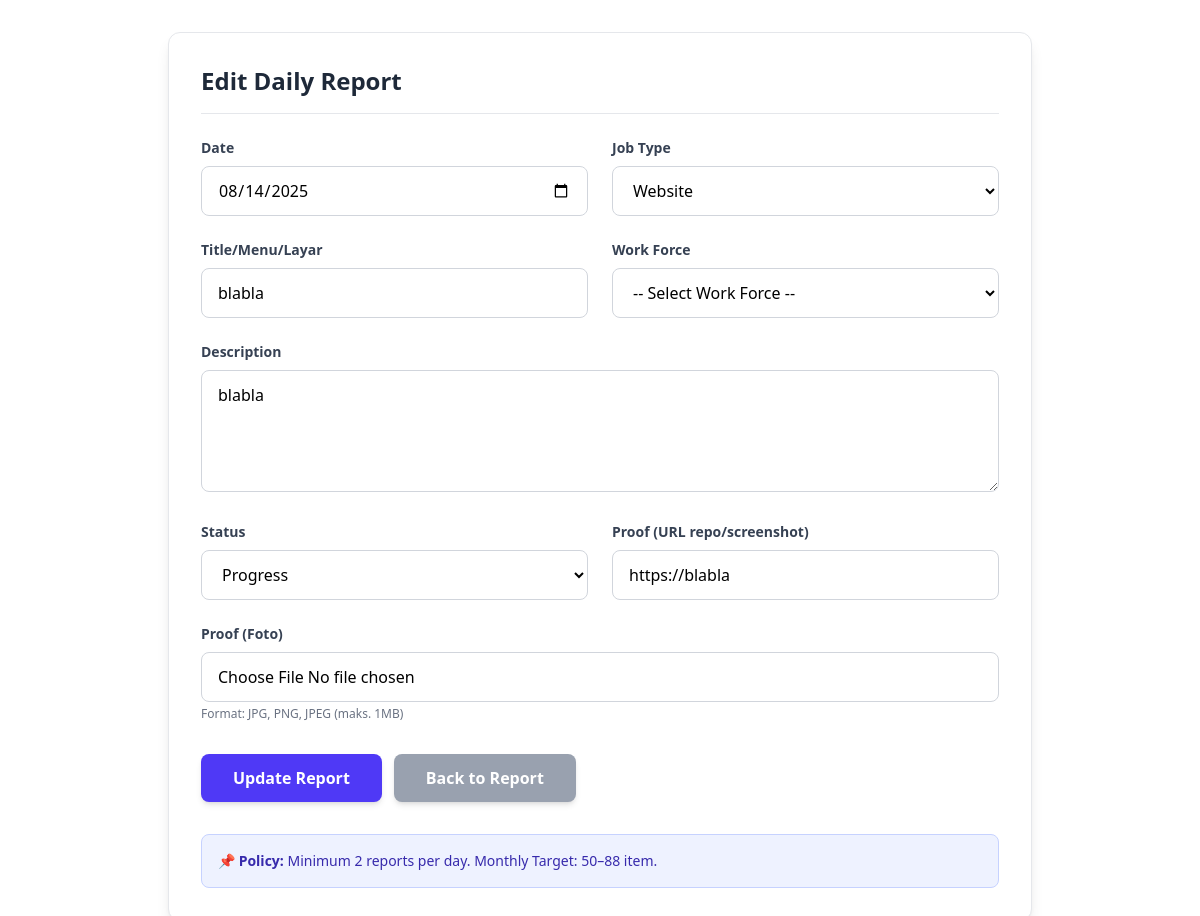
/edit_report.php?id=1 (signed in), run on the app's committed database.
### tables this page shows
CREATE TABLE `production_reports` (
  `report_id` int(11) NOT NULL,
  `user_id` int(11) NOT NULL,
  `report_date` date NOT NULL,
  `job_type` enum('Program','Website','Mobile Apps','Training Materi','Mengajar','QA/Testing','UI/UX','DevOps','Dokumentasi') NOT NULL,
  `title` varchar(255) NOT NULL,
  `description` text DEFAULT NULL,
  `status` enum('Progress','Selesai') DEFAULT 'Progress',
  `proof_link` varchar(255) DEFAULT NULL,
  `created_at` timestamp NOT NULL DEFAULT current_timestamp(),
  `proof_image` varchar(255) DEFAULT NULL,
  `workforce_id` int(11) DEFAULT NULL
);

CREATE TABLE `job_type` (
  `job_type_id` int(11) NOT NULL,
  `name` varchar(100) NOT NULL,
  `created_at` timestamp NOT NULL DEFAULT current_timestamp(),
  `updated_at` timestamp NOT NULL DEFAULT current_timestamp() ON UPDATE current_timestamp()
);

### public/edit_report.php (the view, shortened to what this page needs)
<?php
require_once __DIR__ . '/../lib/db.php';
$user_id = $_SESSION['user']['user_id'];
$report_id = $_GET['id'] ?? null;
$stmt = $pdo->prepare("SELECT pr.*, wf.workforce_name
                       FROM production_reports pr
                       LEFT JOIN work_force wf ON wf.workforce_id = pr.workforce_id
                       WHERE pr.report_id = ? AND pr.user_id = ?");
$stmt->execute([$report_id, $user_id]);
$report = $stmt->fetch();
$job_types_stmt = $pdo->query("SELECT job_type_id, name FROM job_type ORDER BY name");
$job_types = $job_types_stmt->fetchAll();
?>
<!DOCTYPE html>
<html lang="en">
<head>
    <link rel="stylesheet" href="css/output.css">
</head>
<body>
    <div class="max-w-4xl mx-auto px-4 py-8">
        <div class="bg-white rounded-xl shadow-lg overflow-hidden border border-gray-200">
            <div class="p-6 md:p-8">
                <h1 class="text-2xl font-bold text-gray-800 mb-6 border-b pb-4 border-gray-200">
                    Edit Daily Report
                </h1>
                <form action="update_report.php" method="POST" enctype="multipart/form-data" class="space-y-6">
                    <div class="grid grid-cols-1 md:grid-cols-2 gap-6">
                        <div>
                            <label class="block text-sm font-semibold text-gray-700 mb-2">Date</label>
                            <input type="date" name="report_date" value="<?= $report['report_date'] ?>"
                                class="w-full px-4 py-3 border border-gray-300 rounded-lg focus:outline-none focus:ring-2 focus:ring-indigo-500 focus:border-transparent transition duration-150"
                                required>
                        </div>
                        <div>
                            <label class="block text-sm font-semibold text-gray-700 mb-2">Job Type</label>
                            <select name="job_type"
                                class="w-full px-4 py-3 border border-gray-300 rounded-lg focus:outline-none focus:ring-2 focus:ring-indigo-500 focus:border-transparent transition duration-150"
                                required>
                                <?php foreach ($job_types as $jt): ?>
                                    <option value="<?= htmlspecialchars($jt['name']) ?>"
                                        <?= ($jt['name'] === $report['job_type']) ? 'selected' : '' ?>>
                                        <?= htmlspecialchars($jt['name']) ?>
                                    </option>
                                <?php endforeach; ?>
                            </select>
                        </div>
                    </div>
                    <div class="grid grid-cols-1 md:grid-cols-2 gap-6">
                        <div>
                            <label class="block text-sm font-semibold text-gray-700 mb-2">Title/Menu/Layar</label>
                            <input type="text" name="title" value="<?= htmlspecialchars($report['title']) ?>"
                                class="w-full px-4 py-3 border border-gray-300 rounded-lg focus:outline-none focus:ring-2 focus:ring-indigo-500 focus:border-transparent transition duration-150"
                                placeholder="Example: Login Page, Fitur Export PDF" required>
                        </div>
                        <div>
                            <label class="block text-sm font-semibold text-gray-700 mb-2">Work Force</label>
                            <select name="workforce_id"
                                class="w-full px-4 py-3 border border-gray-300 rounded-lg focus:outline-none focus:ring-2 focus:ring-indigo-500 focus:border-transparent transition duration-150"
                                required>
                                <option value="">-- Select Work Force --</option>
                            </select>
                        </div>
                    </div>
                    <div>
                        <label class="block text-sm font-semibold text-gray-700 mb-2">Description</label>
                        <textarea name="description" rows="4"
                            class="w-full px-4 py-3 border border-gray-300 rounded-lg focus:outline-none focus:ring-2 focus:ring-indigo-500 focus:border-transparent transition duration-150"
                            placeholder="Describe task..."><?= htmlspecialchars($report['description'] ?? '') ?></textarea>
                    </div>
                    <div class="grid grid-cols-1 md:grid-cols-2 gap-6">
                        <div>
                            <label class="block text-sm font-semibold text-gray-700 mb-2">Status</label>
                            <select name="status"
                                class="w-full px-4 py-3 border border-gray-300 rounded-lg focus:outline-none focus:ring-2 focus:ring-indigo-500 focus:border-transparent transition duration-150">
                                <option value="Progress" <?= $report['status'] === 'Progress' ? 'selected' : '' ?>>Progress</option>
                            </select>
                        </div>
                        <div>
                            <label class="block text-sm font-semibold text-gray-700 mb-2">Proof (URL repo/screenshot)</label>
                            <input type="url" name="proof_link" value="<?= htmlspecialchars($report['proof_link'] ?? '') ?>" placeholder="https://..."
                                class="w-full px-4 py-3 border border-gray-300 rounded-lg focus:outline-none focus:ring-2 focus:ring-indigo-500 focus:border-transparent transition duration-150">
                        </div>
                    </div>
                    <div>
                        <label class="block text-sm font-semibold text-gray-700 mb-2">Proof (Foto)</label>
                        <input type="file" name="proof_image" accept="image/*"
                            class="w-full px-4 py-3 border border-gray-300 rounded-lg focus:outline-none focus:ring-2 focus:ring-indigo-500 focus:border-transparent transition duration-150"
                            onchange="validateFileSize(this)">
                        <p class="text-xs text-gray-500 mt-1">Format: JPG, PNG, JPEG (maks. 1MB)</p>
                    </div>
                    <div class="flex flex-col md:flex-row pt-2 gap-3 text-center">
                        <button type="submit" id="submitBtn"
                            class="w-full md:w-auto px-8 py-3 bg-indigo-600 hover:bg-indigo-700 text-white text-sm md:text-base font-semibold rounded-lg shadow-md hover:shadow-lg focus:outline-none focus:ring-2 focus:ring-offset-2 focus:ring-indigo-500 transition duration-200 ease-in-out transform hover:scale-105">
                            Update Report
                        </button>
                        <a href="reports_my.php" class="w-full md:w-auto px-8 py-3 bg-gray-400 hover:bg-gray-500 text-sm md:text-base text-white font-semibold rounded-lg shadow-md hover:shadow-lg focus:outline-none focus:ring-2 focus:ring-offset-2 focus:ring-gray-500 transition duration-200 ease-in-out transform hover:scale-105">
                            Back to Report
                        </a>
                    </div>
                </form>
                <div class="mt-8 p-4 bg-indigo-50 border border-indigo-200 rounded-lg">
                    <p class="text-sm text-indigo-800 font-medium">
                        📌 <strong>Policy:</strong> Minimum 2 reports per day. Monthly Target: 50–88 item.
                    </p>
                </div>
            </div>
        </div>
    </div>
</body>
</html>

### data on the page
production_reports: report_date "08/14/2025", job_type "Website", title "blabla", description "blabla", status "Progress", proof_link "https://blabla"
